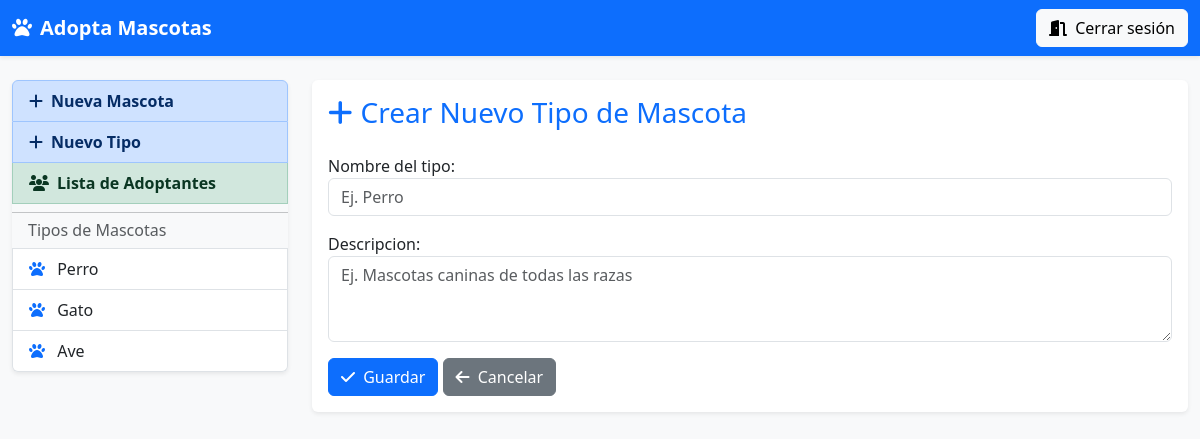
The app's page /crearTipo (signed in) with its own data.
### app1/models.py (models this page shows, shortened)
class TipoMascota(models.Model):
    nombre = models.CharField(max_length=64,null=True,blank=True)
    descripcion = models.TextField(max_length=256,null=True,blank=True)

### app1/views.py (the view)
# urls.py: path('crearTipo',views.crearTipo,name='crearTipo'),
@login_required(login_url='/')
def crearTipo(request):
    if request.method == 'POST':
        form = TipoMascotaForm(request.POST)
        if form.is_valid():
            form.save()
            return HttpResponseRedirect(reverse('app1:home'))
    else:
        form = TipoMascotaForm()
    tipos = TipoMascota.objects.all()
    return render(request,'crearTipo.html',{
        'tipos':tipos,
        'form':form
    })

### app1/forms.py (shortened to what this page needs)
class TipoMascotaForm(forms.ModelForm):
    class Meta:
        model = TipoMascota
        fields = ['nombre', 'descripcion']
        widgets = {
            'nombre': forms.TextInput(attrs={
                'class': 'form-control',
                'placeholder': 'Ej. Perro'
            }),
            'descripcion': forms.Textarea(attrs={
                'class':'form-control',
                'placeholder':'Ej. Mascotas caninas de todas las razas',
                'rows':3
            })
        }
        labels = {
            'nombre':'Nombre del tipo',
            'descripcion': 'Descripcion'
        }

### app1/templates/crearTipo.html (shortened to what this page needs)
{% extends "layout.html" %}
{% block content %}
<div class="card shadow-sm border-0">
    <div class="card-body">
      <h3 class="mb-4 text-primary">
        <i class="fa-solid fa-plus me-2"></i>Crear Nuevo Tipo de Mascota
      </h3>
      <form method="POST" action="{% url 'app1:crearTipo' %}">
        <div class="mb-3">
          {{ form.nombre.label_tag }}
          {{ form.nombre }}
        </div>
        <div class="mb-3">
          {{ form.descripcion.label_tag }}
          {{ form.descripcion }}
        </div>
        <button type="submit" class="btn btn-primary">
          <i class="fa-solid fa-check me-1"></i> Guardar
        </button>
        <a href="{% url 'app1:home' %}" class="btn btn-secondary">
          <i class="fa-solid fa-arrow-left me-1"></i> Cancelar
        </a>
      </form>
    </div>
  </div>
{% endblock %}

### app1/templates/layout.html (shortened to what this page needs)
<!DOCTYPE html>
<html lang="es">
<head>
  <link href="https://cdn.jsdelivr.net/npm/bootstrap@5.3.0/dist/css/bootstrap.min.css"
        rel="stylesheet"
>
  <link rel="stylesheet"
        href="https://cdnjs.cloudflare.com/ajax/libs/font-awesome/6.3.0/css/all.min.css"
 />
</head>
<body class="bg-light">
  <nav class="navbar navbar-expand-lg navbar-dark bg-primary shadow-sm">
    <div class="container-fluid">
      <a class="navbar-brand fw-bold" href="{% url 'app1:home' %}">
        <i class="fa-solid fa-paw me-2"></i>Adopta Mascotas
      </a>
      <div>
        <a href="{% url 'app1:cerrarSesion' %}" class="btn btn-light">
          <i class="fa-solid fa-door-open me-1"></i> Cerrar sesión
        </a>
      </div>
    </div>
  </nav>
  <div class="container-fluid mt-4">
    <div class="row">
      <aside class="col-md-3 mb-3">
        <div class="list-group shadow-sm">
          <a href="{% url 'app1:crearMascota' %}" class="list-group-item list-group-item-action list-group-item-primary fw-bold">
            <i class="fa-solid fa-plus me-2"></i>Nueva Mascota
          </a>
          <a href="{% url 'app1:crearTipo' %}" class="list-group-item list-group-item-action list-group-item-primary fw-bold">
            <i class="fa-solid fa-plus me-2"></i>Nuevo Tipo
          </a>
          <a href="{% url 'app1:listaAdoptantes' %}" class="list-group-item list-group-item-action list-group-item-success fw-bold">
            <i class="fa-solid fa-users me-2"></i>Lista de Adoptantes
          </a>
          <hr class="my-2">
          <h6 class="px-3 text-muted">Tipos de Mascotas</h6>
          {% for tipo in tipos %}
            <a href="{% url 'app1:mascotasxtipo' tipo.id %}" class="list-group-item list-group-item-action">
              <i class="fa-solid fa-paw me-2 text-primary"></i> {{ tipo.nombre }}
            </a>
          {% empty %}
            <p class="px-3 text-muted">No hay tipos aún</p>
          {% endfor %}
        </div>
      </aside>
      <main class="col-md-9">
        {% block content %}{% endblock %}
      </main>
    </div>
  </div>
</body>
</html>

### records on screen
TipoMascota: nombre "Perro"
TipoMascota: nombre "Gato"
TipoMascota: nombre "Ave"
